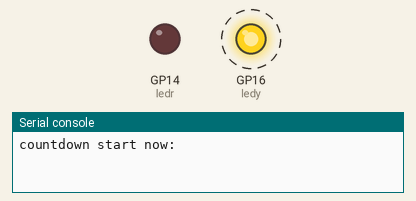
Recording of a program running on a simulated Raspberry Pi Pico running CircuitPython. Parts: output pins drawn as LEDs (lit = HIGH), the last lines printed to the serial console. Dashed ring = blinking. At 10.0 s the program ends and the board releases its pins; the recording ends there.

Above: at 0.12 s.
At 5.1 s:
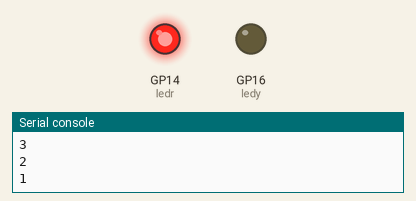
Timing chart, 0 to 6.6 s (numbered marks = the images above):
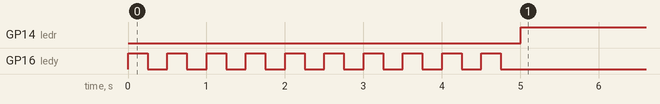

Measured:
- by itself, GP14 (ledr): LOW → HIGH at 5.0 s
- by itself, GP16 (ledy): alternates HIGH for 0.25 s and LOW for 0.25 s, 20 changes in all, then stays LOW

The program:

launpad2.py
```python
# count down code with lights
import time
import board
import digitalio

print("countdown start now:")
counter = 10
ledr = digitalio.DigitalInOut(board.GP14)
ledy = digitalio.DigitalInOut(board.GP16)
ledy.direction = digitalio.Direction.OUTPUT # setting up thew direction
ledr.direction = digitalio.Direction.OUTPUT # setting up thew direction

for counter in range(10, 0, -1):  # setting up the for loop to run 10 times
  ledy.value = True
  time.sleep(.25) # little time delay
  ledy.value = False
  time.sleep(.25) # little time delay
  print(counter)   # prining the value

ledr.value=True
time.sleep(5)
```
